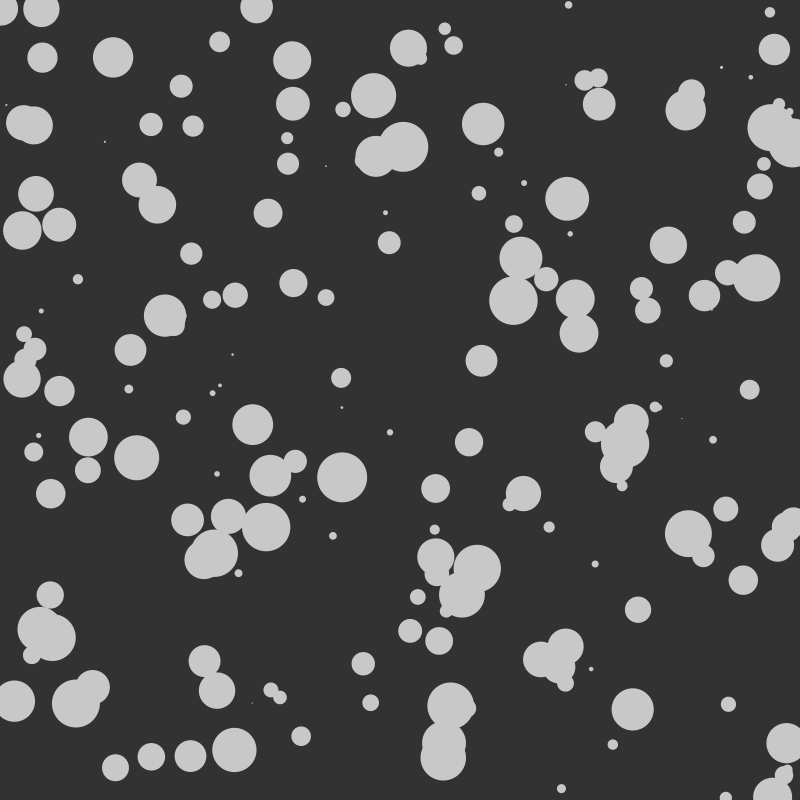
Frame 1 (no input)
Frame 60 (the mouse pressed at the canvas centre just before this capture): identical to frame 1, image omitted
Frame 120 (the mouse held since frame 60 and released just before this capture): identical to frame 1, image omitted

The Processing sketch that drew this single still picture (run headless with seeded random() and noise(); from frame 60 on, the mouse is pressed at the canvas centre):

// Processing sketch: Refine_09_RandomSeed
// ── Refine_09_RandomSeed.pde

int ellipseCount = 200;
float ellipseInfo[][] = new float[ellipseCount][3];

void setup() {
  size(800, 800);
  randomSeed(1);
  for (int i=0; i<ellipseCount; i++) {
    ellipseInfo[i][0] = random(0, width);
    ellipseInfo[i][1] = random(0, height);
    ellipseInfo[i][2] = random(0, 50);
  }
}

void draw() {
  background(50);
  for (int i=0; i<ellipseCount; i++) {
    noStroke();
    fill(200);
    ellipse(ellipseInfo[i][0], ellipseInfo[i][1], ellipseInfo[i][2], ellipseInfo[i][2]);
  }
}
